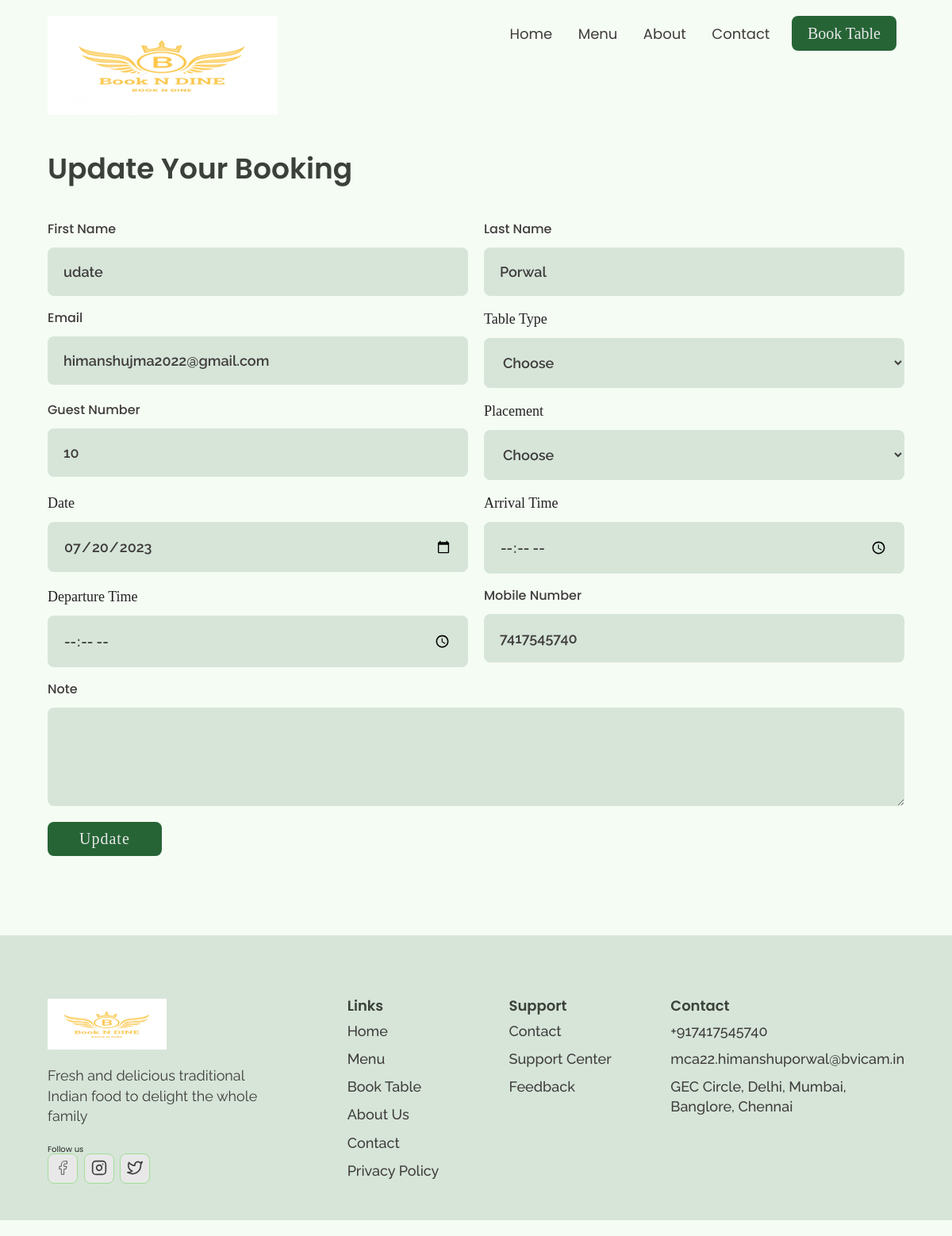
The app's page /update.php?id=14 with its own data.
### tables this page shows
CREATE TABLE `booktable` (
  `id` int(10) NOT NULL,
  `firstName` varchar(50) NOT NULL,
  `lastName` varchar(50) NOT NULL,
  `email` varchar(200) NOT NULL,
  `tableType` varchar(50) NOT NULL,
  `guestNumber` varchar(50) NOT NULL,
  `placement` varchar(50) NOT NULL,
  `date` date NOT NULL,
  `arrivaltime` time(6) NOT NULL,
  `departuretime` time(6) NOT NULL,
  `mobilenumber` varchar(10) NOT NULL,
  `note` varchar(10000) NOT NULL
);

### update.php (the view, shortened to what this page needs)
<!DOCTYPE html>
<html lang="en">
<head>
    <link rel="stylesheet" href="./reset.css">
    <link rel="stylesheet" href="./globalStyles.css">
    <link rel="stylesheet" href="./components.css">
    <link rel="stylesheet" href="https://unpkg.com/aos@next/dist/aos.css" />
</head>
<body>
    <div class="nav">
    <div class="container">
        <div class ="nav__wrapper">
            <a href="./index.html" class="logo">
                <img src="./images/3333.png" alt="Book'n Dine">
            </a>
            <nav>
                <ul class="nav__list">
                    <div class="nav__list__wrapper">
                        <li><a href="./index.html" class="nav__link">Home</a> </li>
                        <li><a href="./menu.html" class="nav__link">Menu</a> </li>
                        <li><a href="./about.html" class="nav__link">About</a> </li>
                        <li><a href="./contact.html" class="nav__link">Contact</a></li>
                        <li><a href="./booking.html" class="btn primary-btn">Book Table</a> </li>
                    </div>
                </ul>
            </nav>
        </div>
    </div>
     <section id="form" data-aos="fade-up">
        <div class="container">
            <h3 class="form__title">Update Your Booking</h3>
            <div class="form__wrapper">
                <form action="" method="post">
                    <?php
                    include 'connection.php';
                    $ids = $_GET['id'];
                    $showquery = "Select * from booktable where id={$ids}";
                    $showdata = mysqli_query($con,$showquery);
                    $arrdata = mysqli_fetch_array($showdata);
                            ?>
                    <div class="form__group">
                        <label for="firstName">First Name</label>
                        <input type="text" id="firstName" name="firstName" value="<?php echo $arrdata['firstName']; ?>"required>
                    </div>
                    <div class="form__group">
                        <label for="lastName">Last Name</label>
                        <input type="text" id="lastName" name="lastName" value="<?php echo $arrdata['lastName']; ?>"required>
                    </div>
                    <div class="form__group">
                        <label for="Email">Email</label>
                        <input type="email" id="email" name="email" value="<?php echo $arrdata['email']; ?>"required>
                    </div>
                    <div class="form__group">
                        <lable for="tableType">Table Type</lable>
                        <select id="tableType" name="tableType" value="<?php echo $arrdata['tableType']; ?>" required>
                            <option selected disabled>Choose</option>
                        </select>
                    </div>
                    <div class="form__group">
                        <label for="guestNumber">Guest Number</label>
                        <input type="number" id="guestNumber" name="guestNumber" min="1" max="10" value="<?php echo $arrdata['guestNumber']; ?>"required>
                    </div>
                    <div class="form__group">
                        <lable for="placement">Placement</lable>
                        <select  id="placement" name="placement" value="<?php echo $arrdata['placement']; ?>"required>
                            <option selected disabled>Choose</option>
                        </select>
                    </div>
                    <div class="form__group">
                        <lable for="date" >Date</lable>
                        <input type="date" id="date" name="date" value="<?php echo $arrdata['date']; ?>" required>
                    </div>
                    <div class="form__group">
                        <lable for="time" >Arrival Time</lable>
                        <input type="time" id="arrivaltime" name="arrivaltime" value="<?php echo $arrdata['arrivaltime']; ?>"required>
                    </div>
                    <div class="form__group">
                        <lable for="time" >Departure Time</lable>
                        <input type="time" id="departuretime" name="departuretime" value="<?php echo $arrdata['departuretime']; ?>" required>
                    </div>
                    <div class="form__group">
                        <label for="mobilenumber">Mobile Number</label>
                        <input type="tel" id="mobilenumber" name="mobilenumber" value="<?php echo $arrdata['mobilenumber']; ?>"required>
                    </div>
                    <div class="form__group form__group__full">
                        <label for="note">Note</label>
                        <textarea  id="note" name="note" rows="4" aria-valuetext="<?php echo $arrdata['note']; ?>" required></textarea>
                    </div>
                    <button type="submit" class="btn primary-btn" name="submit" >Update</button>
                </form>
            </div>
        </div>
     </section>
    <footer>
        <div class="container">
            <div class="footer__wrapper">
                <div class="footer__col1">
                    <div class="footer__logo">
                        <img src="./images/3333.png" alt="Book'n Dine">
                    </div>
                    <p class="footer__desc">
                        Fresh and delicious traditional
                        Indian food to delight the
                        whole family
                    </p>
                    <div class="footer__socials">
                        <h4 class="footer__socials__title">Follow us</h4>
                        <ol>
                            <li>
                                <a href="#">
                                    <svg
                                        xmlns="http://www.w3.org/2000/svg"
                                        width="24"
                                        height="24"
                                        viewBox="0 0 24 24"
                                        fill="none"
                                        stroke="currentColor"
                                        stroke-width="1"
                                        stroke-linecap="round"
                                        stroke-linejoin="round"
                                        >
                                        <path d="M18 2h-3a5 5 0 0 0-5 5v3H7v4h3v8h4v-8h3l1-4h-4V7a1 1 0 0 1 1-1h3z" />
                                     </svg>
                                </a>
                            </li>
                            <li>
                                <a href="#">
                                </a>
                            </li>
                            <li>
                                <a href="#">
                                </a>
                            </li>
                        </ol>
                    </div>
                </div>
                <div class="footer__col2">
                    <h3 class="footer__text__title">
                        Links
                    </h3>
                    <ol class="footer__text">
                        <li>
                            <a href="./index.html">Home</a>
                        </li>
                        <li>
                            <a href="./menu.html">Menu</a>
                        </li>
                        <li>
                            <a href="./booking.html">Book Table</a>
                        </li>
                        <li>
                            <a href="./about.html">About Us</a>
                        </li>
                        <li>
                            <a href="./contact.html">Contact</a>
                        </li>
                        <li>
                            <a href="#">Privacy Policy</a>
                        </li>
                    </ol>
                </div>
                <div class="footer__col3">
                    <h3 class="footer__text__title">
                        Support
                    </h3>
                    <ol class="footer__text">
                        <li>
                            <a href="./contact.html">Contact</a>
                        </li>
                        <li>
                            <a href="#">Support Center</a>
                        </li>
                        <li>
                            <a href="#">Feedback</a>
                        </li>
                    </ol>
                </div>
                <div class="footer__col4">
                    <h3 class="footer__text__title">
                        Contact
                    </h3>
                    <ol class="footer__text">
                        <li>
                            <a href="tel:+917417545740">+917417545740</a>
                        </li>
                        <li>
                            <a href="mailto:mca22.himanshuporwal@bvicam.in">mca22.himanshuporwal@bvicam.in</a>
                        </li>
                        <li>
                            <a href="#">GEC Circle, Delhi, Mumbai, Banglore, Chennai </a>
                        </li>
                    </ol>
                </div>
            </div>
        </div>
    </footer>
</body>
</html>

### globalStyles.css (style rules this page uses)
html { font-size: 10px; }
:root { --green-1: #266436; --green-2: #a2de96; --lightGreen-1: #d6e5d8; --lightGreen-2: #f5fcf4; --black-1: #3b413a; --black-2: #3f3c3c; --black-3: #5b6359; --white-1: #e8e8e8; }
body { background-color: var(--lightGreen-2); overflow-x:hidden; }
section { padding: 100px 0; }
.container { max-width: 1200px; width: 90%; margin: 0 auto; }
img { width:100%; height:100%; object-fit: cover; }
h1,h2,h3,h4 { font-family: 'Poppins', sans-serif; }
p { font-family: 'Raleway', sans-serif; font-weight: 400; line-height: 1.4em; font-size: 1.8rem; }
a { display: inline-block; text-decoration: none; }

### components.css (style rules this page uses)
.nav { padding: 2rem 0; }
.nav__wrapper { display: flex; justify-content: space-between; }
.nav__list li { display: inline-block; margin:0 1rem; }
.nav__list .nav__link { font-size: 1.8rem; font-family: 'Poppins'; color: var(--black-2); padding: 0.5rem; }
.btn { font-family: pappins; font-weight: 500; border-radius: 8px; font-size:1.4rem; padding:1.2rem 2rem; }
.primary-btn { color:var(--white-1); background:var(--green-1); }
@media only screen and (min-width: 768px) { .btn { padding: 1.3rem 2 rem; font-size: 2rem; } }
footer { background: var(--lightGreen-1); padding-top: 5rem; padding-bottom: 2rem; }
.footer__wrapper { display: flex; flex-direction: column; gap: 3rem; }
.footer__logo { width: 150px; margin-bottom:2rem; }
.footer__desc { font-size: 1.4rem; color: var(--black-2); margin-bottom: 2rem; }
.footer__socials li { display: inline-block; margin-right: 0.5rem; }
.footer__socials a { padding: 0.5rem 0.8rem; background-color: var(--white-1); border: 1px solid var(--green-2); border-radius: 8px; }
.footer__socials svg { width: 20px; color:var(--black-2); }
.footer__text__title { font-size: 1.8rem; margin-bottom: 1rem; color: var(--black-1); font-weight: 600; }
.footer__text a { font-size: 1.4rem; margin-bottom: 0.5rem; color: var(--black-2); font-family: Raleway; font-weight: 500; line-height: 1.4em; }
@media only screen and (min-width: 768px) { footer { padding-top: 8rem; padding-bottom: 4rem; } }
@media only screen and (min-width: 768px) { .footer__wrapper { flex-direction: row; } }
@media only screen and (min-width: 768px) { .footer__col1 { flex: 4; } }
@media only screen and (min-width: 768px) { .footer__col2, .footer__col3, .footer__col4 { flex: 2; } }
@media only screen and (min-width: 768px) { .footer__desc { max-width: 300px; font-size: 1.8rem; margin-bottom: 2.5rem; } }
@media only screen and (min-width: 768px) { .footer__text a { font-size: 1.8rem; margin-bottom: 1rem; } }
@media only Screen and (min-width: 768px) { .footer__text { font-size: 1.6rem; } }
#form { padding: 5rem 0; }
.form__title { font-size: 1.8rem; color: var(--black-1); font-weight: 600; }
.form__wrapper { padding: 3rem 0; }
.form__wrapper form { display: grid; grid-template-columns: 1fr; gap: 2rem; }
.form__group label { font-size: 1.6rem; font-family: poppins; color: var(--black-2); font-weight: 500; }
.form__group input, .form__group textarea, .form__group select { width: 100%; border: none; background-color: var(--lightGreen-1); font-size: 1.4rem; font-family: Raleway; font-weight: 600; padding: 1.5rem; border-radius: 8px; margin-top: 0.5rem; color: var(--black-2); }
.form__group textarea { resize: vertical; }
.form__wrapper button[type=submit] { width: max-content; border: none; padding: 1rem 4rem; font-weight: 500; letter-spacing: 0.1rem; }
@media only screen and (min-width: 768px) { .form__title { font-size: 3.6rem; } }
@media only screen and (min-width: 768px) { .form__wrapper { padding: 5rem 0; } }
@media only screen and (min-width: 768px) { .form__wrapper form { grid-template-columns: 1fr 1fr; } }
@media only screen and (min-width: 768px) { .form__group__full { grid-column: 1/3; } }
@media only screen and (min-width: 768px) { .form__group lable { font-size: 1.8rem; } }
@media only screen and (min-width: 768px) { .form__group input, .form__group textarea, .form__group select { font-size: 1.8rem; padding: 2rem; margin-top: 1.5rem; } }

### records on screen
booktable: firstName "udate", lastName "Porwal", email "himanshujma2022@gmail.com", guestNumber "10", date "07/20/2023", mobilenumber "7417545740"
